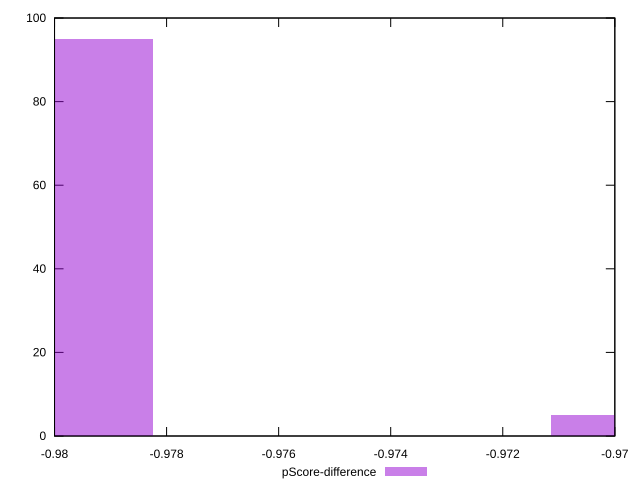

This figure's gnuplot source:
reset

$pScoreDifference <<EOF
-0.9693710963117207 5
-0.9800235259415198 95
EOF

set key outside below
set boxwidth 0.0035508098765997093
set xrange [-0.98:-0.97]
set yrange [0:100]
set trange [0:100]
set style fill transparent solid 0.5 noborder
set terminal svg size 640, 490 enhanced background rgb 'white'
set output "report_00019_2021-02-10T18-14-37.922Z//total-byte-weight/samples/pages/pScore-difference/histogram.svg"

plot $pScoreDifference title "pScore-difference" with boxes

reset
